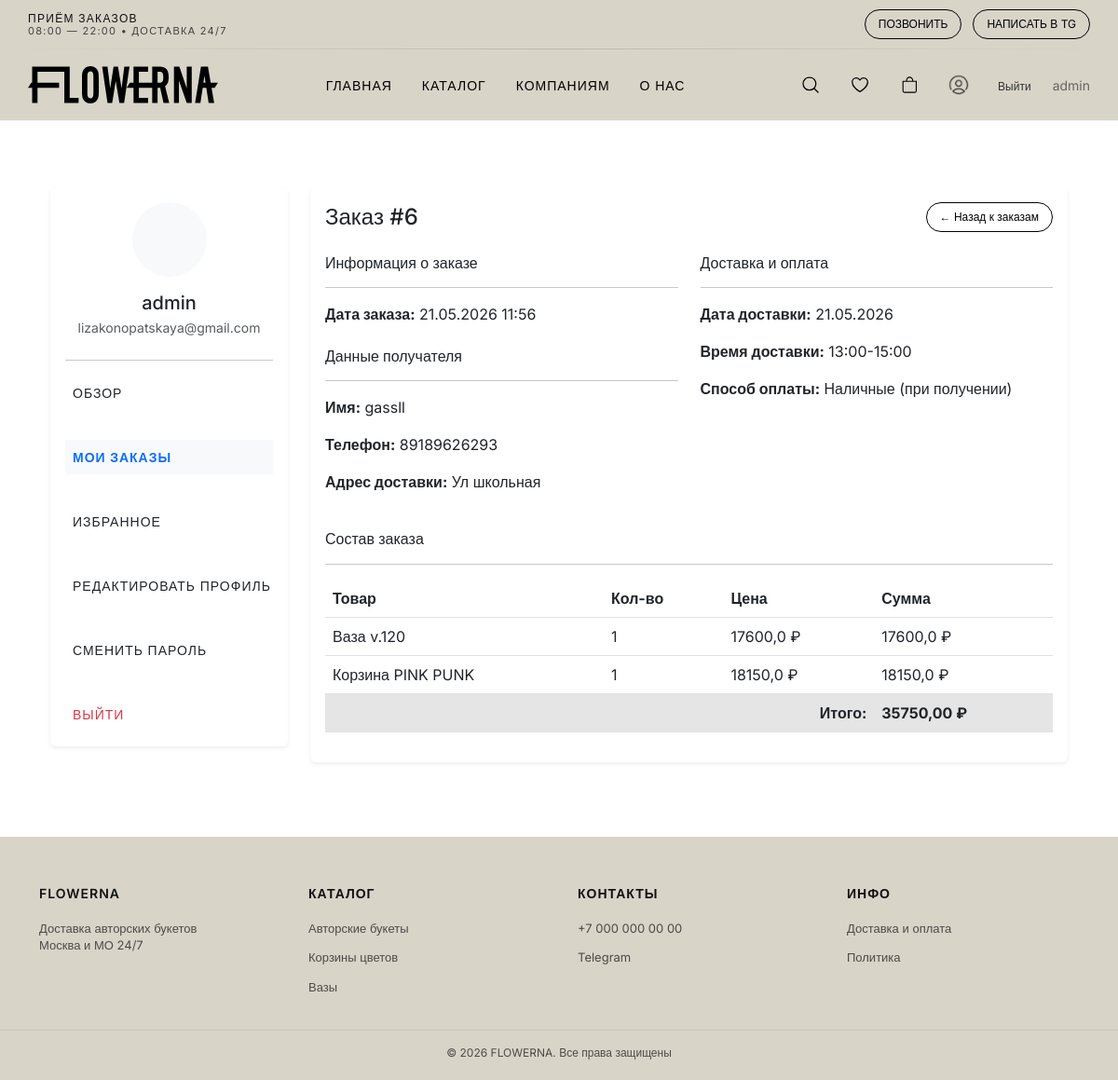
/profile/order/6/ (signed in), run on the app's committed database.
### users/models.py (models this page shows, shortened)
class CustomUser(AbstractUser):
    class Roles(models.TextChoices):
        ADMIN = 'admin', 'Admin'
        MANAGER = 'manager', 'Manager'
        USER = 'user', 'User'
    full_name = models.CharField(max_length=150)
    phone = models.CharField(max_length=16, unique=True)
    email = models.EmailField(unique=True)
    role = models.CharField(
        max_length=20,
        choices=Roles.choices,
        default=Roles.USER
    )
    class Meta:
        verbose_name = 'Пользователь'
        verbose_name_plural = 'Пользователи'

### catalog/models.py (models this page shows, shortened)
class Order(models.Model):
    PAYMENT_METHODS = [
        ('cash', 'Наличные'),
        ('card', 'Банковская карта'),
    ]
    DELIVERY_TIMES = [
        ('09:00-11:00', '09:00 - 11:00'),
        ('11:00-13:00', '11:00 - 13:00'),
        ('13:00-15:00', '13:00 - 15:00'),
        ('15:00-17:00', '15:00 - 17:00'),
        ('17:00-19:00', '17:00 - 19:00'),
        ('19:00-21:00', '19:00 - 21:00'),
    ]
    user = models.ForeignKey(settings.AUTH_USER_MODEL, on_delete=models.CASCADE, null=True, blank=True,
                             verbose_name='Пользователь')
    name = models.CharField(max_length=200, verbose_name='Имя')
    phone = models.CharField(max_length=20, verbose_name='Телефон')
    address = models.TextField(verbose_name='Адрес доставки')
    delivery_date = models.DateField(verbose_name='Дата доставки')
    delivery_time = models.CharField(max_length=50, choices=DELIVERY_TIMES, verbose_name='Время доставки')
    comment = models.TextField(blank=True, verbose_name='Комментарий')
    payment_method = models.CharField(max_length=10, choices=PAYMENT_METHODS, verbose_name='Способ оплаты')
    cart_items = models.JSONField(default=dict, verbose_name='Товары в заказе')
    total_sum = models.DecimalField(max_digits=10, decimal_places=2, default=0, verbose_name='Сумма заказа')
    created_at = models.DateTimeField(auto_now_add=True, verbose_name='Дата создания')
    status = models.CharField(max_length=20, default='new', verbose_name='Статус заказа')
    class Meta:
        verbose_name = 'Заказ'
        verbose_name_plural = 'Заказы'
        ordering = ['-created_at']

class Category(models.Model):
    name = models.CharField(max_length=255)
    description = models.TextField(null=True, blank=True)
    image = models.ImageField(upload_to='categories/', blank=True, null=True)
    slug = models.SlugField(unique=True, blank=True, null=True)
    is_featured = models.BooleanField(default=False)

### catalog/views.py (the view)
# urls.py: path('profile/order/<int:order_id>/', views.profile_order_detail, name='profile_order_detail'),
@login_required
def profile_order_detail(request, order_id):
    order = get_object_or_404(Order, id=order_id, user=request.user)
    context = {
        'order': order,
        'cart_count': get_cart_count(request.user),
        'section': 'orders'
    }
    return render(request, 'catalog/profile_order_detail.html', context)

### catalog/context_processors.py (called while the page is built)
def categories_processor(request):
    footer_category_slugs = [
        'avtorskie-bukety',
        'vazy',
        'mono-duo-i-trio-bukety',
        'korziny-tsvetov',
        'cveti-v-korobke'
    ]
    footer_categories = Category.objects.filter(
        slug__in=footer_category_slugs
    )
    return {
        'footer_categories': footer_categories
    }

### catalog/views.py (called while the page is built)
def get_cart_count(user):
    if user.is_authenticated:
        return Cart.objects.filter(user=user).count()
    return 0

### templates/catalog/profile_order_detail.html (shortened to what this page needs)
{% extends 'catalog/base_profile.html' %}
{% block profile_content %}
<div class="card border-0 shadow-sm">
    <div class="card-body">
        <div class="d-flex justify-content-between align-items-center mb-4">
            <h4 class="card-title mb-0">Заказ #{{ order.id }}</h4>
            <a href="{% url 'profile_orders' %}" class="btn btn-outline-secondary btn-sm">
                ← Назад к заказам
            </a>
        </div>
        <div class="row">
            <div class="col-md-6">
                <div class="mb-4">
                    <h6>Информация о заказе</h6>
                    <hr>
                    <p><strong>Дата заказа:</strong> {{ order.created_at|date:"d.m.Y H:i" }}</p>
                </div>
                <div class="mb-4">
                    <h6>Данные получателя</h6>
                    <hr>
                    <p><strong>Имя:</strong> {{ order.name }}</p>
                    <p><strong>Телефон:</strong> {{ order.phone }}</p>
                    <p><strong>Адрес доставки:</strong> {{ order.address }}</p>
                </div>
            </div>
            <div class="col-md-6">
                <div class="mb-4">
                    <h6>Доставка и оплата</h6>
                    <hr>
                    <p><strong>Дата доставки:</strong> {{ order.delivery_date|date:"d.m.Y" }}</p>
                    <p><strong>Время доставки:</strong> {{ order.delivery_time }}</p>
                    <p><strong>Способ оплаты:</strong>
                        {% if order.payment_method == 'cash' %}Наличные (при получении)
                        {% else %}Банковская карта (онлайн)
                        {% endif %}
                    </p>
                </div>
            </div>
        </div>
        <div class="mt-3">
            <h6>Состав заказа</h6>
            <hr>
            <div class="table-responsive">
                <table class="table table-hover">
                    <thead>
                        <tr>
                            <th>Товар</th>
                            <th>Кол-во</th>
                            <th>Цена</th>
                            <th>Сумма</th>
                        </tr>
                    </thead>
                    <tbody>
                        {% for item in order.cart_items %}
                        <tr>
                            <td>{{ item.product_name }}</td>
                            <td>{{ item.quantity }}</td>
                            <td>{{ item.product_price }} ₽</td>
                            <td>{{ item.total }} ₽</td>
                        </tr>
                        {% endfor %}
                    </tbody>
                    <tfoot>
                        <tr class="table-active">
                            <td colspan="3" class="text-end"><strong>Итого:</strong></td>
                            <td><strong>{{ order.total_sum }} ₽</strong></td>
                        </tr>
                    </tfoot>
                </table>
            </div>
        </div>
    </div>
</div>
{% endblock %}

### templates/catalog/base_profile.html (shortened to what this page needs)
{% extends 'base.html' %}
{% load static %}
{% block content %}
<div class="container py-5">
    <div class="row">
        <div class="col-md-3 mb-4">
            <div class="card border-0 shadow-sm">
                <div class="card-body">
                    <div class="text-center mb-4">
                        <div class="bg-light rounded-circle d-inline-flex align-items-center justify-content-center mb-3"
                             style="width: 80px; height: 80px;">
                        </div>
                        <h5 class="mb-1">{{ user.first_name|default:user.username }}</h5>
                        <p class="text-muted small">{{ user.email }}</p>
                    </div>
                    <hr>
                    <nav class="nav flex-column">
                        <a class="nav-link py-2 {% if section == 'dashboard' %}active text-primary{% else %}text-dark{% endif %}"
                           href="{% url 'profile' %}">
                             Обзор
                        </a>
                        <a class="nav-link py-2 {% if section == 'orders' %}active text-primary{% else %}text-dark{% endif %}"
                           href="{% url 'profile_orders' %}">
                             Мои заказы
                        </a>
                        <a class="nav-link py-2 {% if section == 'favorites' %}active text-primary{% else %}text-dark{% endif %}"
                           href="{% url 'profile_favorites' %}">
                             Избранное
                        </a>
                        <a class="nav-link py-2 {% if section == 'profile' %}active text-primary{% else %}text-dark{% endif %}"
                           href="{% url 'profile_edit' %}">
                             Редактировать профиль
                        </a>
                        <a class="nav-link py-2 {% if section == 'password' %}active text-primary{% else %}text-dark{% endif %}"
                           href="{% url 'change_password' %}">
                             Сменить пароль
                        </a>
                        <a class="nav-link py-2 text-danger" href="{% url 'logout' %}">
                             Выйти
                        </a>
                    </nav>
                </div>
            </div>
        </div>
        <div class="col-md-9">
            {% block profile_content %}
            {% endblock %}
        </div>
    </div>
</div>
{% endblock %}

### templates/components/header.html (shortened to what this page needs)
{% load static %}
<header class="header">
    <div class="container header__top">
        <div class="header__info">
            <span>ПРИЁМ ЗАКАЗОВ</span>
            <span>08:00 — 22:00 • ДОСТАВКА 24/7</span>
        </div>
        <div class="header__contacts">
            <a href="tel:+70000000000" class="btn">ПОЗВОНИТЬ</a>
            <a href="#" class="btn">НАПИСАТЬ В TG</a>
        </div>
    </div>
    <div class="header__divider"></div>
    <div class="container header__main">
        <a href="/" class="logo">
            <img src="{% static 'icons/logo.svg' %}" alt="Flowerna">
        </a>
        <nav class="nav">
            <a href="{% url 'home' %}">ГЛАВНАЯ</a>
            <a href="{% url 'catalog' %}">КАТАЛОГ</a>
            <a href="{% url 'kompanijam' %}">КОМПАНИЯМ</a>
            <a href="{% url 'about' %}">О НАС</a>
        </nav>
        <div class="header__icons">
            <div class="icon-btn" onclick="openSearch()">
                <img src="{% static 'icons/proicons_search.svg' %}" alt="search">
            </div>
            <a href="{% url 'favorites' %}" class="icon-btn">
                <img src="{% static 'icons/si_heart-line.svg' %}" alt="favorites">
            </a>
            <a href="{% url 'cart' %}" class="icon-btn">
                <img src="{% static 'icons/bag.svg' %}">
            </a>
            {% if user.is_authenticated %}
                <a href="{% url 'profile' %}" class="icon-btn" title="Личный кабинет">
                    <img src="{% static 'icons/profile.png' %}" alt="profile">
                </a>
                <form action="{% url 'logout' %}" method="post" style="display: inline;">
                    <button type="submit" class="btn btn-link"
                            style="background: none; border: none; color: #333; cursor: pointer; padding: 0; margin-left: 8px;">
                        Выйти
                    </button>
                </form>
                <span class="user-name" style="margin-left: 8px; font-size: 14px; color: #666;">
                    {{ user.username }}
                </span>
            {% else %}
                <a href="{% url 'login' %}?next={{ request.path }}" class="icon-btn" title="Войти">
                    <img src="{% static 'icons/profile.png' %}" alt="login">
                </a>
                <a href="{% url 'register' %}" class="btn" style="margin-left: 8px;">Регистрация</a>
            {% endif %}
        </div>
    </div>
</header>

### templates/components/footer.html
<footer class="footer">
    <div class="footer__top container">
        <div class="footer__col">
            <div class="footer__title">FLOWERNA</div>
            <p class="footer__text">
                Доставка авторских букетов<br>
                Москва и МО 24/7
            </p>
        </div>
        <div class="footer__col">
            <div class="footer__title">КАТАЛОГ</div>
            {% for category in footer_categories %}
                <a href="{% url 'catalog' %}?category={{ category.id }}">
                    {{ category.name }}
                </a>
            {% endfor %}
        </div>
        <div class="footer__col">
            <div class="footer__title">КОНТАКТЫ</div>
            <a href="tel:+70000000000">+7 000 000 00 00</a>
            <a href="#">Telegram</a>
        </div>
        <div class="footer__col">
            <div class="footer__title">ИНФО</div>
            <a href="{% url 'dostavka-i-oplata' %}">Доставка и оплата</a>
            <a href="{% url 'politika-konfidentsialnosti' %}">Политика</a>
        </div>
    </div>
    <div class="footer__bottom">
        © 2026 FLOWERNA. Все права защищены
    </div>
</footer>

### static/css/style.css (style rules this page uses)
body { font-family: "Inter", sans-serif; font-weight: 400; color: #111; }
.logo img { height: 40px; width: auto; display: block; }
.btn { padding: 6px 14px; border-radius: 20px; text-decoration: none; font-size: 12px; border: 1px solid #000; color: #000; background: transparent; transition: all 0.25s ease; display: inline-block; }
.logo { font-size: 28px; font-weight: 700; letter-spacing: 2px; }
.row { flex-wrap: wrap; }
.row > div { min-width: 0; }

### static/css/header.css (style rules this page uses)
.header { background: #d8d4c8; box-shadow: 0 1px 0 rgba(0, 0, 0, 0.04); }
.header .container { --bs-gutter-x: 24px; }
.header__top { display: flex; justify-content: space-between; align-items: center; padding: 10px 0; font-size: 11px; }
.header__info { display: flex; flex-direction: column; text-transform: uppercase; letter-spacing: 1.3px; line-height: 1.25; font-size: 12px; font-weight: 400; }
.header__info span:first-child { font-size: 12px; font-weight: 500; }
.header__info span:last-child { font-size: 11px; opacity: 0.75; }
.header__divider { height: 1px; width: 100%; background: linear-gradient( to right, transparent, rgba(0, 0, 0, 0.12), transparent ); }
.header__main { display: flex; justify-content: space-between; align-items: center; padding: 18px 0; }
.nav { display: flex; gap: 32px; }
.nav a { position: relative; text-decoration: none; color: #000; font-size: 14px; font-weight: 500; letter-spacing: 1px; text-transform: uppercase; padding: 6px 0; display: inline-block; }
.nav a::after { content: ""; position: absolute; left: 0; bottom: -2px; width: 0%; height: 1px; background: #000; transition: width 0.3s ease; }
.header__contacts { display: flex; gap: 12px; }
.header__icons { display: flex; gap: 12px; }
.icon-btn { width: 38px; height: 38px; display: flex; align-items: center; justify-content: center; border-radius: 50%; transition: transform 0.25s ease; will-change: transform; }
.icon-btn img { width: 20px; height: 20px; }

### static/css/footer.css (style rules this page uses)
.footer__col { display: flex; flex-direction: column; gap: 6px; }
.footer { background: #d8d4c8; padding: 50px 0 20px; font-size: 13px; color: #111; }
.footer__top { display: grid; grid-template-columns: repeat(4, 1fr); gap: 40px; margin-bottom: 30px; }
.footer__title { font-weight: 600; margin-bottom: 12px; text-transform: uppercase; letter-spacing: 1px; font-size: 14px; }
.footer__col a { display: block; text-decoration: none; color: #111; margin-bottom: 6px; opacity: 0.7; transition: 0.2s; }
.footer__text { opacity: 0.7; line-height: 1.4; }
.footer__bottom { border-top: 1px solid rgba(0,0,0,0.1); padding-top: 15px; text-align: center; font-size: 12px; opacity: 0.7; }

### templates/base.html (style rules this page uses)
html, body { height: 100%; margin: 0; }
body { display: flex; flex-direction: column; -webkit-font-smoothing: antialiased; -moz-osx-font-smoothing: grayscale; }

### templates/components/header.html (style rules this page uses)
.header__icons { display: flex; align-items: center; gap: 15px; }
.icon-btn { cursor: pointer; transition: opacity 0.3s; }
.user-name { margin-left: 8px; font-size: 14px; color: #666; }
button[type="submit"] { background: none; border: none; cursor: pointer; }

### templates/catalog/base_profile.html (style rules this page uses)
.nav-link.active { background-color: #f8f9fa; font-weight: 600; }

### data on the page
CustomUser: username "admin", first_name "admin", email "lizakonopatskaya@gmail.com"
Order: id "6", created_at "21.05.2026 11:56", name "gassll", phone "89189626293", address "Ул школьная", delivery_date "21.05.2026", delivery_time "13:00-15:00", total_sum "35750,00"
Category: name "Авторские букеты"
Category: name "Корзины цветов"
Category: name "Вазы"

### other printed values
{{ item.product_name }} "Ваза v.120" "Корзина PINK PUNK"
{{ item.quantity }} "1" "1"
{{ item.product_price }} "17600,0" "18150,0"
{{ item.total }} "17600,0" "18150,0"
